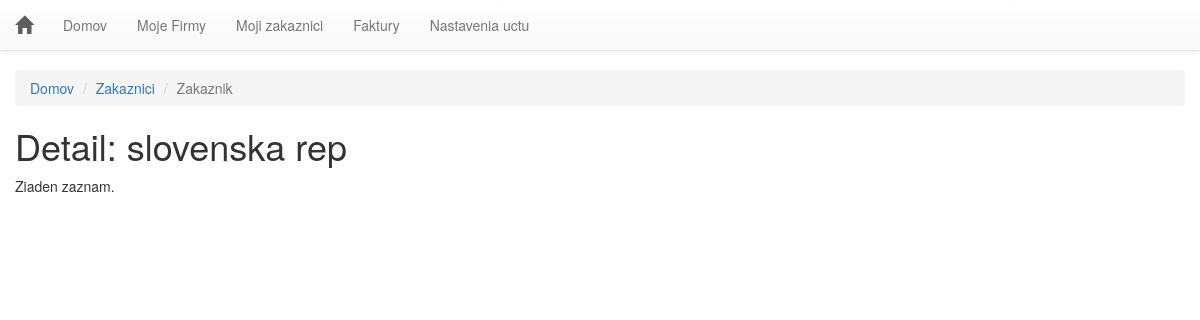
Before: /zakaznik/3/ (signed in) with the older database file.
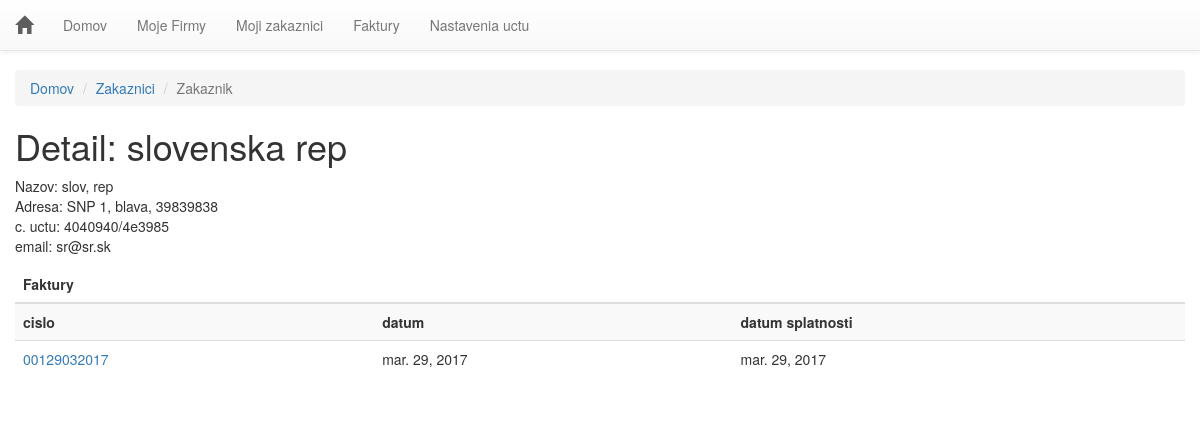
After: the same page with the newer database file.
### invoice/models.py (models this page shows, shortened)
class Zakaznik(models.Model):
	id = models.AutoField(primary_key=True)
	db_uuid = models.UUIDField(unique=True, default=uuid.uuid4, editable=False)
	owner = models.ForeignKey(Login, blank=False)
	creator = models.ForeignKey(Firma, blank=False)
	nazov = models.CharField(blank=True, max_length=200)
	meno = models.CharField(blank=True, max_length=50)
	cislo = models.CharField(blank=True, max_length=50)
	priezvisko = models.CharField(blank=True, max_length=50)
	adresa_ulica = models.CharField(max_length=200)
	adresa_mesto = models.CharField(max_length=90)
	adresa_psc = models.CharField(max_length=20)
	ico = models.CharField(blank=False, max_length=50)
	dic = models.CharField(blank=False, max_length=50)
	icdph = models.CharField(blank=False, max_length=50)
	banka = models.CharField(blank=False, max_length=100)
	cislo_uctu = models.CharField(blank=False, max_length=100)
	email = models.EmailField(blank=False)
	telefon = models.CharField(max_length=50)

class Faktura(models.Model):
	id = models.AutoField(primary_key=True)
	db_uuid = models.UUIDField(unique=True, default=uuid.uuid4, editable=False)
	owner = models.ForeignKey(Login, blank=False)
	creator = models.ForeignKey(Firma, blank=False)
	created_for = models.ForeignKey(Zakaznik, blank=False)
	cislo_faktury = models.CharField(blank=False, max_length=150)
	datum_vystavenia = models.DateField(blank=False)
	datum_splatnosti = models.DateField(blank=False)
	datum_dodania = models.DateField(blank=False)
	konstantny_symbol = models.CharField(blank=False, max_length=150)
	doprava = models.CharField(blank=True, max_length=150)
	komentar = models.TextField(max_length=3000)

### invoice/views.py (the view)
# urls.py: url(r'^zakaznik/(?P<zakaznik_id>\d+)/', views.zakaznik, name='zakaznik'),
@login_required(login_url='/logmein/')
def zakaznik(request, zakaznik_id):
	zakaznik = get_object_or_404(Zakaznik, pk=zakaznik_id)
	zoznam = Faktura.objects.filter(created_for=zakaznik.id)
	t = loader.get_template('invoice/zakaznik.html')
	c = Context({'zakaznik': zakaznik, 'zoznam': zoznam})
	return HttpResponse(t.render(c))

### templates/invoice/zakaznik.html (shortened to what this page needs)
<!DOCTYPE html>
<html>
<head>
{% include "invoice/head.html" %}
</head>
<body>
	{% include "invoice/nav.html" %}
<div class="container-fluid">
<ol class="breadcrumb">
  <li><a href="/">Domov</a></li>
  <li><a href="{% url 'invoice:zakaznik_all' %}">Zakaznici</a></li>
  <li class="active">Zakaznik</li>
</ol>
<h1>Detail: {{zakaznik.nazov}}</h1>
{% if zoznam %}
        <p>
        Nazov: {{ zakaznik.meno }}, {{ zakaznik.priezvisko }}<br />
        Adresa: {{zakaznik.adresa_ulica}}, {{ zakaznik.adresa_mesto }}, {{ zakaznik.adresa_psc }}<br />
        c. uctu: {{zakaznik.cislo_uctu}}<br />
        email: {{zakaznik.email}}
        </p>
        <div class="table-responsive"><table class="table table-striped table-hover"><thead>
			 <tr><th colspan="3">Faktury</th></tr></thead>
         <tbody>
    <tr><th>cislo</th><th>datum</th><th>datum splatnosti</th></tr>
    {% for x in zoznam.all %}
    <tr><td><a href="{% url 'invoice:detail' x.id %}">{{x.cislo_faktury}}</a></td><td>{{x.datum_vystavenia}}</td><td>{{x.datum_splatnosti}}</td></tr>
    {% endfor %}
	</tbody>
</table></div>
       {% else %}
    <p>Ziaden zaznam.</p>
{% endif %}
</div>
</body>
</html>

### templates/invoice/head.html (shortened to what this page needs)
<link rel="stylesheet" href="https://maxcdn.bootstrapcdn.com/bootstrap/3.3.7/css/bootstrap.min.css">
<link rel="stylesheet" href="https://maxcdn.bootstrapcdn.com/bootstrap/3.3.7/css/bootstrap-theme.min.css">

### templates/invoice/nav.html (shortened to what this page needs)
<nav class="navbar navbar-default navbar-fixed-top">
	<div class="container-fluid">
		<div class="navbar-header">
			<a class="navbar-brand" href="/"><i class="glyphicon glyphicon-home"></i></a>
		</div>
			<div id="navbar" class="navbar-collapse collapse">
				<ul class="nav navbar-nav">
					<li><a href="/">Domov</a></li>
					<li{% if request.get_full_path == 'invoice:firmas_all' %} class="active" {% endif %}><a href="{% url 'invoice:firmas_all' %}">Moje Firmy</a></li>
					<li{% if request.get_full_path == 'invoice:zakaznik_all' %} class="active" {% endif %}><a href="{% url 'invoice:zakaznik_all' %}">Moji zakaznici</a></li>
					<li{% if request.get_full_path == 'invoice:faktury_all' %} class="active" {% endif %}><a href="{% url 'invoice:faktury_all' %}">Faktury</a></li>
					<li{% if request.get_full_path == 'invoice:firmas_all' %} class="active" {% endif %}><a href="/#">Nastavenia uctu</a></li>
				</ul>
			</div>
	</div>
</nav>

### templates/invoice/head.html (style rules this page uses)
body { padding-top: 70px; }

Changed rows visible on the page:
shown differently, row unchanged: Zakaznik "slovenska rep": meno (not shown) → "slov"; priezvisko (not shown) → "rep"; adresa_ulica (not shown) → "SNP 1"; adresa_mesto (not shown) → "blava"; adresa_psc (not shown) → "39839838"; cislo_uctu (not shown) → "4040940/4e3985"; email (not shown) → "sr@sr.sk"
added Faktura: cislo_faktury "00129032017", datum_vystavenia "mar. 29, 2017", datum_splatnosti "mar. 29, 2017"
Other visible differences:
text no longer shown: "Ziaden zaznam."
text now shown: "Nazov: , Adresa: , , c. uctu: email: Faktury cislo datum datum splatnosti"
